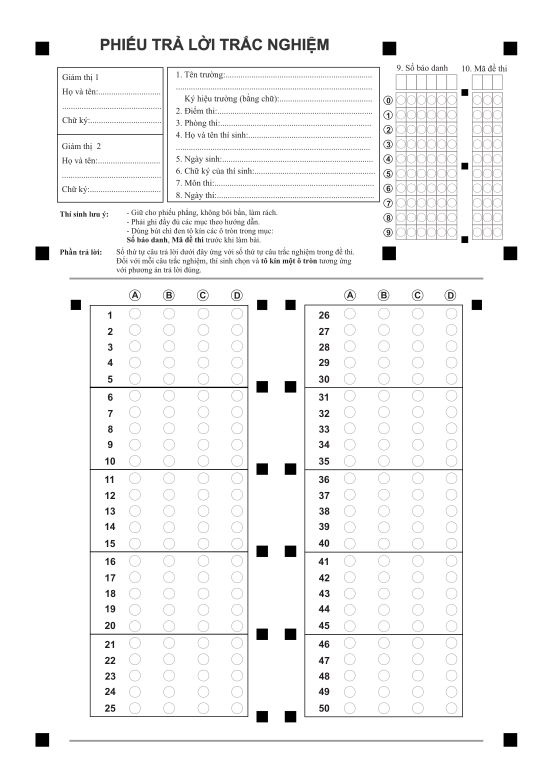
#> input picture templates/layouts/thpt50_base.png, 1653 x 2337 px (shown at 1/3 size)
$ python -i image_alignment.py   (imports and definitions only)
#> lines starting #> are read from the running program, lines starting #| are printed output that depends on the picture; after the words box and inside, x2 and y2 are one past the last pixel; in counts of white or black regions, pixels touching at a corner belong together
### core/layouts.py
"""Load the active answer-sheet layout."""

import json
import os
from functools import lru_cache
from typing import Any


PROJECT_ROOT = os.path.dirname(os.path.dirname(os.path.abspath(__file__)))
LAYOUTS_DIR = os.path.join(PROJECT_ROOT, "templates", "layouts")
ACTIVE_LAYOUT_NAME = "thpt50"


@lru_cache(maxsize=8)
def load_layout(layout_name: str = ACTIVE_LAYOUT_NAME) -> dict[str, Any]:
#> further down, picture is the input picture: shape (2337, 1653, 3); mean B, G, R 245.7, 245.7, 245.8
    path = os.path.join(LAYOUTS_DIR, f"{layout_name}.json")
    try:
        with open(path, encoding="utf-8") as layout_file:
            layout = json.load(layout_file)
    except (OSError, json.JSONDecodeError) as error:
        raise ValueError(f"Cannot load layout '{layout_name}' from {path}: {error}") from error

    required = ("canvas_w", "canvas_h", "capacity", "markers", "blocks", "id_blocks")
    missing = [key for key in required if key not in layout]
    if missing:
        raise ValueError(f"Layout '{layout_name}' is missing required fields: {missing}")
    return layout

### core/image_alignment.py
"""
Module: image_alignment.py
Chức năng 2: Tiền xử lý ảnh và Căn chỉnh phối cảnh (Perspective Transform)
Áp dụng các thuật toán OpenCV:
  1. Đọc ảnh an toàn với đường dẫn tiếng Việt
  2. Chuyển ảnh sang ảnh xám (Grayscale)
  3. Khử nhiễu bằng Gaussian Blur
  4. Nhị phân hóa bằng Adaptive Threshold và Otsu Threshold
  5. Phát hiện đường viền phiếu bằng Contour Detection (4 Marker định vị hoặc viền giấy)
  6. Căn chỉnh ảnh bị nghiêng/chụp lệch bằng Perspective Transform
  7. Cắt phiếu đã căn chỉnh theo kích thước canvas của layout đang hoạt động
"""

import os
import sys
import cv2
import numpy as np
from itertools import combinations
from typing import Any, Tuple, Optional, List, Dict

PROJECT_ROOT = os.path.dirname(os.path.dirname(os.path.abspath(__file__)))
if PROJECT_ROOT not in sys.path:
    sys.path.insert(0, PROJECT_ROOT)

from core.cv_utils import imread_utf8
from core.layouts import load_layout

# [1 line that did not run here, left out]
# [1 line that did not run here, left out]
# [1 line that did not run here, left out]
# [1 line that did not run here, left out]
# [1 line that did not run here, left out]
# [1 line that did not run here, left out]
# [1 line that did not run here, left out]
# [1 line that did not run here, left out]
# [12 lines that did not run here, left out]
# [8 lines that did not run here, left out]
# [3 lines that did not run here, left out]


# [14 lines left out: function order_points, not called in this run]


def _select_marker_quad(
    candidates: List[Dict[str, Any]],
    image_width: int,
    image_height: int,
) -> Optional[np.ndarray]:
    """Choose the largest plausible page quad from the marker candidates."""
    edge_margin = max(4, int(round(min(image_width, image_height) * 0.01)))
    merge_distance = max(8, int(round(min(image_width, image_height) * 0.01)))
    unique_candidates = []

    for candidate in candidates:
        x, y, width, height = candidate["bbox"]
        if (
            x < edge_margin
            or y < edge_margin
            or x + width > image_width - edge_margin
            or y + height > image_height - edge_margin
        ):
            continue

        center = candidate["center"]
        duplicate_index = next(
            (
                index
                for index, existing in enumerate(unique_candidates)
                if np.linalg.norm(np.asarray(center) - np.asarray(existing["center"])) < merge_distance
            ),
            None,
        )
        if duplicate_index is None:
            unique_candidates.append(candidate)
        elif candidate["area"] > unique_candidates[duplicate_index]["area"]:
            unique_candidates[duplicate_index] = candidate

    if len(unique_candidates) < 4:
        return None

    minimum_span = 0.50 * min(image_width, image_height)
    target_width = np.linalg.norm(DST_MARKER_CENTERS[1] - DST_MARKER_CENTERS[0])
    target_height = np.linalg.norm(DST_MARKER_CENTERS[3] - DST_MARKER_CENTERS[0])
    target_ratio = target_width / target_height
    best_quad = None
    best_score = 0.0

    for group in combinations(unique_candidates, 4):
        areas = [candidate["area"] for candidate in group]
        if max(areas) / max(min(areas), 1) > 5.0:
            continue

        points = order_points(np.asarray([candidate["center"] for candidate in group], dtype=np.float32))
        if not cv2.isContourConvex(points.astype(np.int32)):
            continue

        top_width = np.linalg.norm(points[1] - points[0])
        bottom_width = np.linalg.norm(points[2] - points[3])
        left_height = np.linalg.norm(points[3] - points[0])
        right_height = np.linalg.norm(points[2] - points[1])
        average_width = (top_width + bottom_width) / 2.0
        average_height = (left_height + right_height) / 2.0
        if min(average_width, average_height) < minimum_span:
            continue

        page_ratio = min(average_width, average_height) / max(average_width, average_height)
        if not 0.45 <= page_ratio <= 0.90:
            continue
        if abs(np.log(page_ratio / target_ratio)) > np.log(1.5):
            continue

        area = abs(cv2.contourArea(points))
        ratio_error = abs(np.log(page_ratio / target_ratio))
        score = area * np.exp(-6 * ratio_error)
        if score > best_score:
            best_quad = points
            best_score = score

    return best_quad


def find_fiducial_markers(gray_img: np.ndarray) -> Optional[np.ndarray]:
    """
    Phát hiện 4 Marker định vị hình vuông màu đen ở 4 góc của phiếu thi.
    Sử dụng kết hợp:
      - Gaussian Blur khử nhiễu
      - Adaptive Threshold và Otsu Threshold
      - Contour Detection (cv2.findContours, approxPolyDP)
      - Kiểm tra tính chất hình học: đa giác 4 cạnh, aspect ratio ~1.0, đa giác lồi
    """
    h_img, w_img = gray_img.shape[:2]
#> h_img = 2337; w_img = 1653
    resolution_scale = min(1.0, min(w_img, h_img) / 1024.0)
#> resolution_scale = 1
    min_marker_area = max(100, int(round(50 * resolution_scale**2)))
#> min_marker_area = 100
    max_marker_area = max(
        min_marker_area + 1,
        int(round(15000 * resolution_scale**2)),
    )
#> max_marker_area = 15000
    # Thử nhiều phương pháp nhị phân hóa để thích ứng với ánh sáng (bóng đổ, thiếu sáng)
    threshold_methods = [
        lambda img: cv2.adaptiveThreshold(
            cv2.GaussianBlur(img, (5, 5), 0), 255,
            cv2.ADAPTIVE_THRESH_GAUSSIAN_C, cv2.THRESH_BINARY_INV, 25, 10
        ),
        lambda img: cv2.adaptiveThreshold(
            cv2.GaussianBlur(img, (5, 5), 0), 255,
            cv2.ADAPTIVE_THRESH_MEAN_C, cv2.THRESH_BINARY_INV, 31, 10
        ),
        lambda img: cv2.morphologyEx(
            cv2.adaptiveThreshold(
                cv2.GaussianBlur(img, (5, 5), 0), 255,
                cv2.ADAPTIVE_THRESH_MEAN_C, cv2.THRESH_BINARY_INV, 31, 10
            ),
            cv2.MORPH_OPEN,
            cv2.getStructuringElement(cv2.MORPH_RECT, (3, 3)),
        ),
        lambda img: cv2.threshold(
            cv2.GaussianBlur(img, (5, 5), 0), 0, 255,
            cv2.THRESH_BINARY_INV + cv2.THRESH_OTSU
        )[1]
    ]

    candidates = []
    max_marker_size = 0.04 * min(w_img, h_img)
#> max_marker_size = 66.12
    for get_thresh in threshold_methods:
        thresh = get_thresh(gray_img)
        contours, _ = cv2.findContours(thresh, cv2.RETR_LIST, cv2.CHAIN_APPROX_SIMPLE)

        for cnt in contours:
            area = cv2.contourArea(cnt)
            # Marker kích thước ~50x50 px, trên ảnh chụp có diện tích khoảng 400 - 15000 px
            if area < min_marker_area or area > max_marker_area:
                continue

            peri = cv2.arcLength(cnt, True)
            approx = cv2.approxPolyDP(cnt, 0.04 * peri, True)

            if len(approx) == 4:
                x, y, w, h = cv2.boundingRect(approx)
                aspect_ratio = float(w) / float(h)
                if (
                    0.80 <= aspect_ratio <= 1.25
                    and max(w, h) <= max_marker_size
                ):
                    # Kiểm tra ô vuông đen đặc (mean intensity thấp)
                    roi_crop = gray_img[y:y+h, x:x+w]
                    if roi_crop.size > 0 and np.mean(roi_crop) < 85:
                        hull = cv2.convexHull(cnt)
                        hull_area = cv2.contourArea(hull)
                        if hull_area > 0 and (float(area) / hull_area) > 0.80:
                            cx = x + w / 2.0
                            cy = y + h / 2.0
                            candidates.append({
                                "center": (cx, cy),
                                "area": area,
                                "bbox": (x, y, w, h)
                            })
#> this loop made 4 passes
#> pass 1, in find_fiducial_markers, `thresh = get_thresh(gray_img)`:
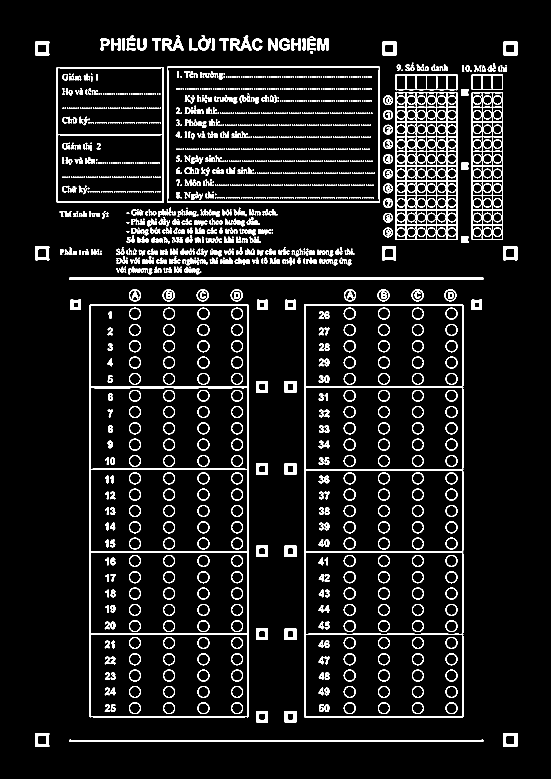
#> thresh: shape (2337, 1653) (shown at 1/3 size); 7.3% white; 1927 white regions (1088 under 20 px), largest, box (x1, y1, x2, y2) and area: (1186, 276, 1372, 720) 24696, (269, 914, 746, 2152) 21288, (913, 913, 1390, 2152) 19346
#> pass 2, in find_fiducial_markers, `thresh = get_thresh(gray_img)`:
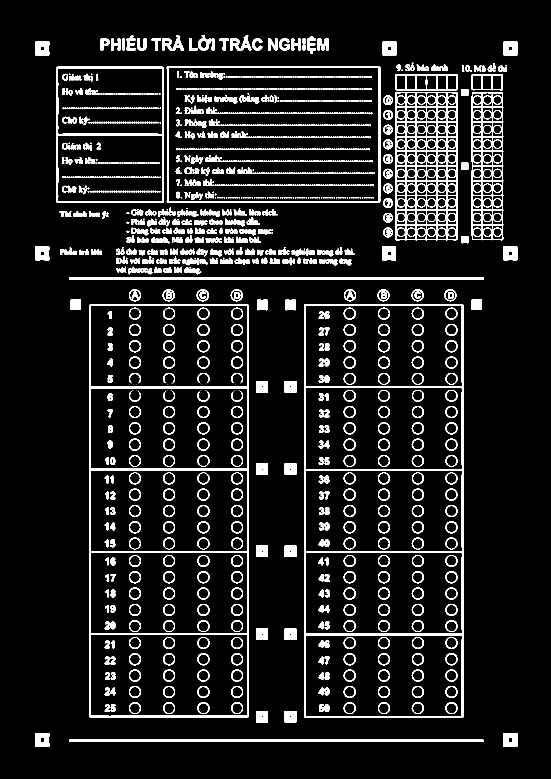
#> thresh: shape (2337, 1653) (shown at 1/3 size); 8.8% white; 1740 white regions (219 under 20 px), largest, box (x1, y1, x2, y2) and area: (1186, 276, 1373, 721) 27554, (268, 914, 746, 2152) 26285, (912, 913, 1390, 2153) 25394
#> pass 3, in find_fiducial_markers, `thresh = get_thresh(gray_img)`:
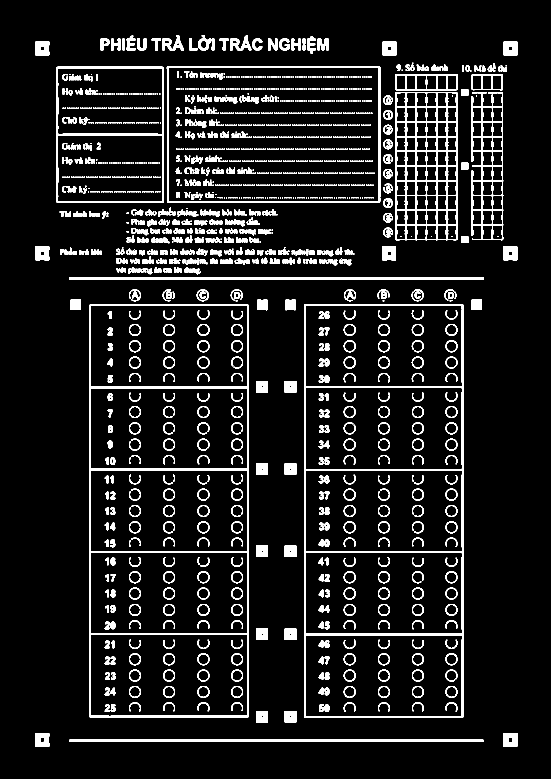
#> thresh: shape (2337, 1653) (shown at 1/3 size); 8.2% white; 1912 white regions (1116 under 20 px), largest, box (x1, y1, x2, y2) and area: (268, 914, 746, 2152) 26285, (912, 913, 1390, 2153) 25394, (1186, 276, 1373, 721) 20911
#> after the loop:
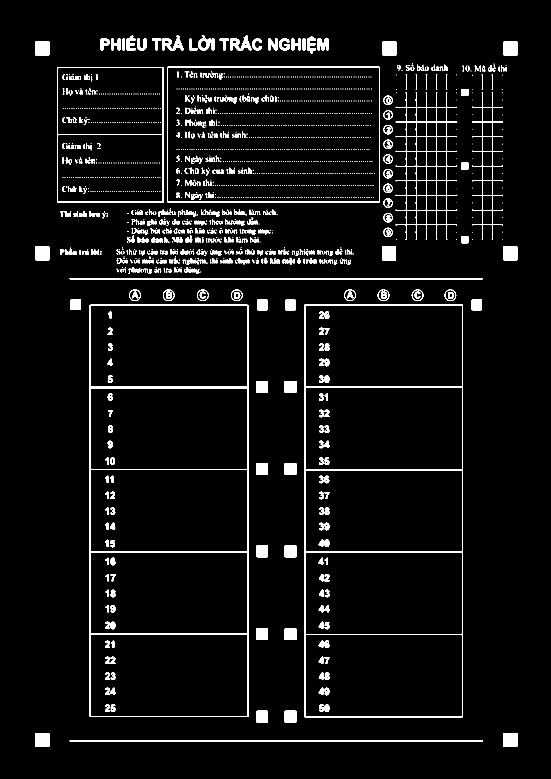
#> thresh: shape (2337, 1653) (shown at 1/3 size); 4.4% white; 1975 white regions (1303 under 20 px), largest, box (x1, y1, x2, y2) and area: (269, 914, 745, 2151) 17303, (913, 914, 1389, 2152) 16368, (501, 200, 1140, 607) 6238
#> after the loop, candidates = 136 items

    return _select_marker_quad(candidates, w_img, h_img)
#> the loop in _select_marker_quad, `for candidate in candidates:` made 136 passes
#> (x, y, width, height, duplicate_index) on passes 61, 62, 63, 64, 68, 69, 70, 71, 72, 73, 77, 78: (1415, 899, 31, 31, 12), (856, 899, 31, 32, 13), (771, 899, 31, 32, 14), (212, 899, 31, 31, 15), (1510, 739, 42, 42, 16), (1147, 739, 41, 42, 17), (106, 739, 42, 42, 18), (1384, 708, 21, 21, 19), (1384, 488, 21, 21, 20), (1384, 267, 21, 21, 21), (1510, 125, 42, 41, 22), (1147, 125, 42, 41, 23)
#> (x, y, width, height, center, duplicate_index) on passes 3, 4, 7, 8, 11, 12: (1510, 2199, 42, 42, (1531, 2220), 0), (106, 2199, 42, 42, (127, 2220), 1), (854, 2133, 35, 35, (871.5, 2150.5), 2), (769, 2133, 35, 35, (786.5, 2150.5), 3), (854, 1885, 35, 35, (871.5, 1902.5), 4), (769, 1885, 35, 35, (786.5, 1902.5), 5)
#> after the loop in _select_marker_quad, `for candidate in candidates:`: unique_candidates = 25 items


# [262 lines left out: functions find_paper_contour, _portrait_quad, _orientation_score, _layout_orientation_score, _template_feature_alignment, _choose_alignment and 2 more, not called in this run]


def align_paper(image_input) -> Tuple[bool, Optional[np.ndarray], str]:
    if isinstance(image_input, str):
        img = imread_utf8(image_input)
        if img is None:
            return False, None, f"Không thể đọc file ảnh: {os.path.basename(image_input)}"
    else:
        img = image_input.copy()

    gray = cv2.cvtColor(img, cv2.COLOR_BGR2GRAY) if len(img.shape) == 3 else img.copy()
    marker_pts = find_fiducial_markers(gray)
    if marker_pts is not None and len(marker_pts) == 4:
        aligned, is_landscape, was_reversed = _warp_portrait(img, marker_pts, use_markers=True)
        aligned, template_refined = _choose_alignment(img, aligned)
        if template_refined:
            return True, aligned, "Căn chỉnh thành công bằng đối chiếu đặc trưng FormTHPT50."
        if was_reversed and is_landscape:
            return True, aligned, "Căn chỉnh thành công bằng 4 Marker; đã tự xoay ảnh chụp ngang."
        if was_reversed:
            return True, aligned, "Căn chỉnh thành công bằng 4 Marker; đã xoay ảnh bị ngược 180 độ."
        if is_landscape:
            return True, aligned, "Căn chỉnh thành công bằng 4 Marker; đã tự xoay ảnh chụp ngang."
        return True, aligned, "Căn chỉnh thành công bằng 4 Marker định vị góc."
    paper_pts = find_paper_contour(gray)
    if paper_pts is not None and len(paper_pts) == 4:
        aligned, is_landscape, was_reversed = _warp_portrait(img, paper_pts, use_markers=False)
        aligned, template_refined = _choose_alignment(img, aligned)
        if template_refined:
            return True, aligned, "Căn chỉnh thành công bằng đối chiếu đặc trưng FormTHPT50."
        if was_reversed and is_landscape:
            return True, aligned, "Căn chỉnh thành công bằng viền phiếu; đã tự xoay ảnh chụp ngang."
        if was_reversed:
            return True, aligned, "Căn chỉnh thành công bằng viền phiếu; đã xoay ảnh bị ngược 180 độ."
        if is_landscape:
            return True, aligned, "Căn chỉnh thành công bằng viền phiếu; đã tự xoay ảnh chụp ngang."
        return True, aligned, "Căn chỉnh thành công bằng đường viền phiếu."

    template_aligned = _template_feature_alignment(img)
    if template_aligned is not None:
        template_gray = (
            cv2.cvtColor(template_aligned, cv2.COLOR_BGR2GRAY)
            if template_aligned.ndim == 3 else template_aligned
        )
        if (
            _layout_orientation_score(template_gray) >= 0.50
            or (
                _layout_orientation_score(template_gray) >= 0.35
                and _template_marker_score(template_gray) >= 0.80
            )
        ):
            return True, template_aligned, "Căn chỉnh thành công bằng đối chiếu đặc trưng FormTHPT50."

    return False, None, "Không tìm thấy 4 marker định vị hoặc viền phiếu hợp lệ. Vui lòng chụp rõ toàn bộ 4 góc phiếu!"

>>> import cv2
>>> picture = cv2.imread('../templates/layouts/thpt50_base.png')
#> (the run stopped early here; a loop or call above may not have finished)
